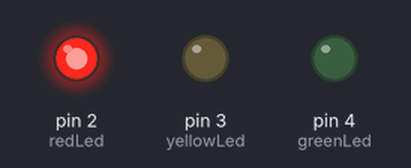
This sketch was run on a simulated Arduino Uno, built with avr-gcc and run on an emulated ATmega328P. Parts: output pins drawn as LEDs (lit = HIGH).

Above: at 0.12 s.
At 1.37 s:
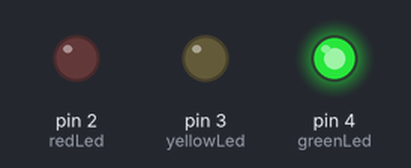
At 2.62 s:
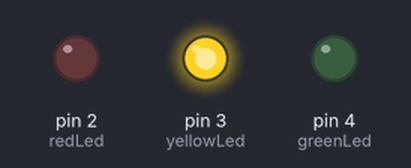
Timing chart, 0 to 3.0 s (numbered marks = the images above):
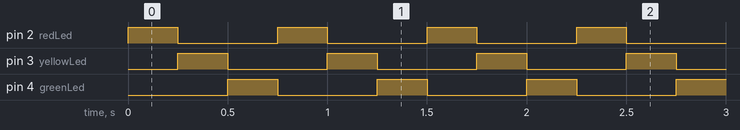

Measured:
- by itself, pin 2 (redLed), pin 3 (yellowLed), pin 4 (greenLed): alternates HIGH for 0.25 s and LOW for 0.50 s
- by itself, everything shown: repeats every 0.75 s, in 3 steps

The sketch:

scanLights.ino
```cpp
const int redLed = 2;
const int yellowLed = 3;
const int greenLed = 4;
const int onTimeInMs = 250;
const int offTimeInMs = 250;

void setup()
{
  pinMode(redLed,OUTPUT);
  pinMode(yellowLed,OUTPUT);
  pinMode(greenLed,OUTPUT);
}

void loop()
{
  digitalWrite(redLed, HIGH);
  delay(onTimeInMs);
  digitalWrite(redLed, LOW);

  digitalWrite(yellowLed, HIGH);
  delay(onTimeInMs);
  digitalWrite(yellowLed, LOW);

  digitalWrite(greenLed, HIGH);
  delay(onTimeInMs);
  digitalWrite(greenLed, LOW);
}
```
